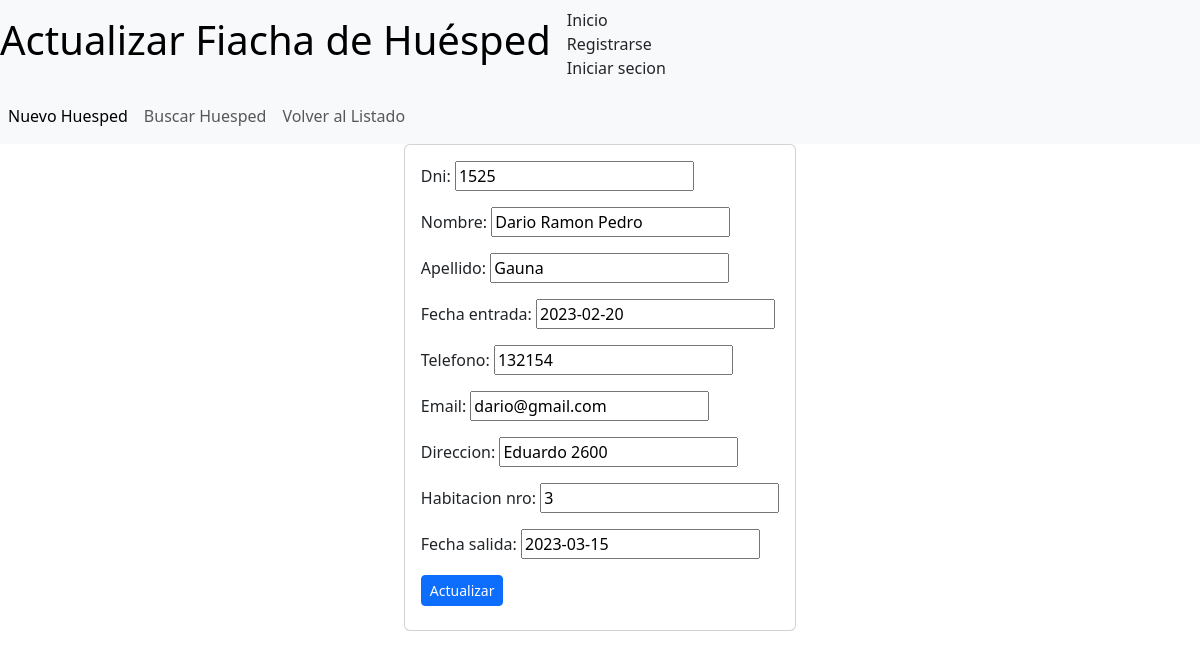
Screenshot of /mostrarHuesped/actualizar/1525 with the database file from the repository.
### gestion_persona/models.py (models this page shows, shortened)
class Persona(models.Model):
    dni = models.IntegerField(primary_key=True, null=False)
    nombre = models.CharField(max_length=100, null=False)
    apellido = models.CharField(max_length=100, null=False)
    fecha_entrada = models.DateField(null=False)
    telefono = models.CharField(max_length=100, null=False)
    email = models.EmailField(max_length=100, null=False)
    direccion = models.CharField(max_length=100, null=False)
    habitacion_nro = models.IntegerField(null=False)
    fecha_salida = models.DateField(null=False)

### gestion_persona/views.py (the view, shortened to what this page needs)
# urls.py: path('mostrarHuesped/actualizar/<int:dni>', ActualizarHuesped.as_view()),
class ActualizarHuesped(View):
  form_class = PersonaForm
  template_name = 'actualizarHuesped.html'
  initial = {"dni":"", "nombre":"", "apellido":"", "fecha_entrada":"", "telefono":"", "email":"", "direccion":"", "habitacion_nro":"", "habitacion_disponible":"", "fecha_salida":""}
  def get(self, request, dni):
      persona = get_object_or_404(Persona, dni=dni)
      form = self.form_class(instance=persona)
      return render(request, self.template_name, {'form':form,'persona': persona})

### gestion_persona/forms.py
class PersonaForm(forms.ModelForm):
  class Meta:
    model = Persona
    fields = ['dni', 'nombre', 'apellido', 'fecha_entrada','telefono','email','direccion','habitacion_nro','fecha_salida']

### gestion_persona/templates/actualizarHuesped.html (shortened to what this page needs)
{% extends 'principal.html' %}
{% block title %} Actualizar Fiacha de Huésped {%  endblock %}
{% block content %}
<nav class="navbar navbar-expand-lg navbar-light bg-light">
    <div class="collapse navbar-collapse" id="navbarNavAltMarkup">
      <div class="navbar-nav">
        <a class="nav-item nav-link active" href="/mostrarHuesped/alta">Nuevo Huesped</a>
        <a class="nav-item nav-link" href="/mostrarHuesped/buscar">Buscar Huesped</a>
        <a class="nav-item nav-link" href="/mostrarHuesped/">Volver al Listado</a>
      </div>
  </div>
</nav>
<div class="container fs-6 d-flex justify-content-center">
    <div class="card">
        <div class="card-body">
            <form action="/mostrarHuesped/actualizar/{{ persona.dni }}" method="post">
                {{ form.as_p }}
                <input type="submit" value="Actualizar" class="btn btn-primary btn-sm">
            </form>
        </div>
    </div>
</div>
{% endblock %}

### gestion_persona/static/css/estilos.css (style rules this page uses)
.btn { display: inline-block; padding: 10px 20px; margin-right: 10px; border: 1px solid #ccc; border-radius: 4px; font-size: 16px; text-decoration: none; color: #333; }

### rows the page displays
Persona: dni "1525", nombre "Dario Ramon Pedro", apellido "Gauna", fecha_entrada "2023-02-20", telefono "132154", email "dario@gmail.com", direccion "Eduardo 2600", habitacion_nro "3", fecha_salida "2023-03-15"
